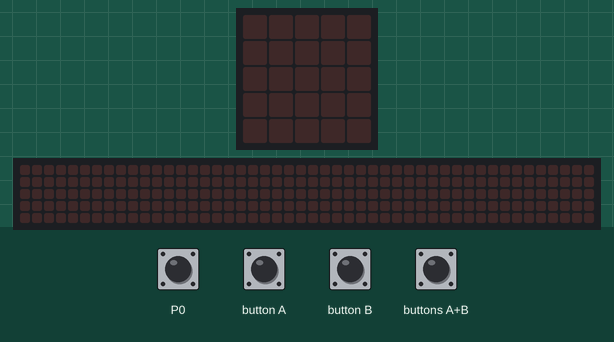
A program run on a simulated BBC micro:bit (MakeCode). Shown: the board's 5×5 LED display, a strip that is not on the board, showing the scrolling text unrolled. Inputs (shaded band) come from the test bench. Random numbers come from a fixed seed; the 48×5 strip is a reading aid, not a part: it shows the text the display is scrolling, unrolled, one strip-width of it at a time.

Above: at 1.2 s.
1.3 s: touch pin P0 pressed for 0.15 s
At 3.6 s:
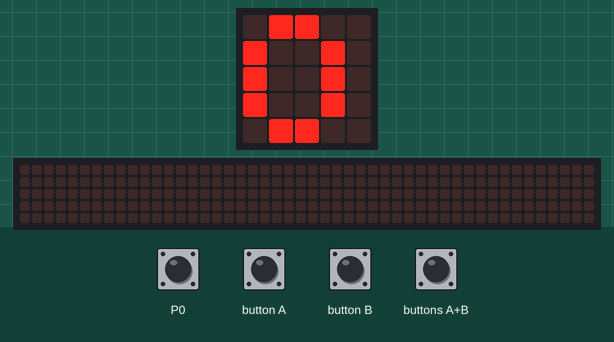
4.4 s: button A pressed for 0.15 s
At 6.12 s:
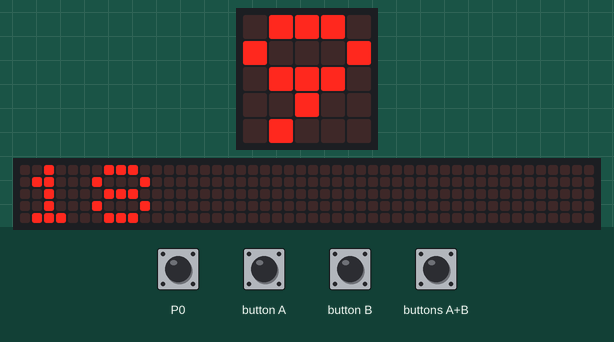
7.5 s: button B pressed for 0.15 s
At 10.1 s:
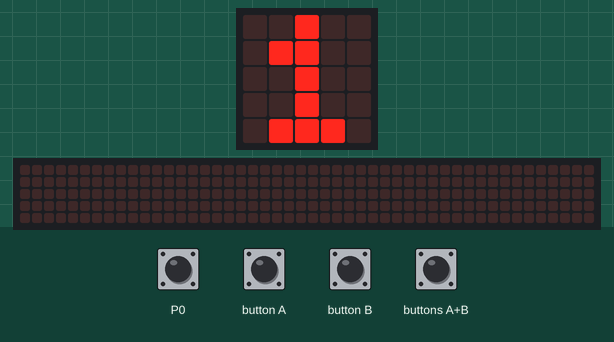
10.6 s: buttons A+B pressed for 0.15 s
At 11.5 s:
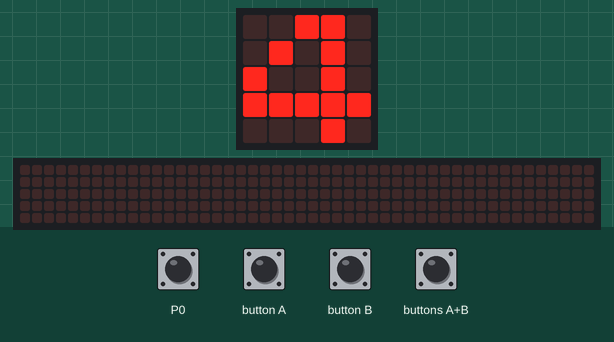
13.7 s: buttons A+B pressed for 1 s
At 16.7 s:
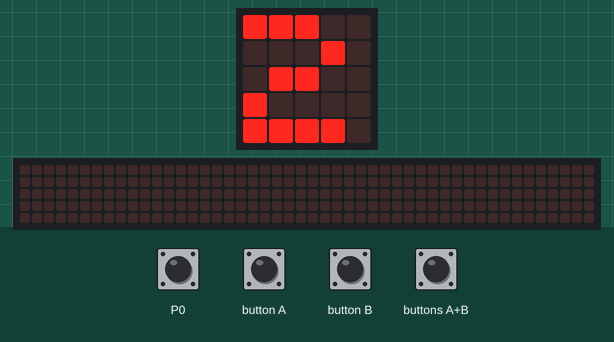
17.7 s: touch pin P0 pressed for 0.15 s
At 19.2 s:
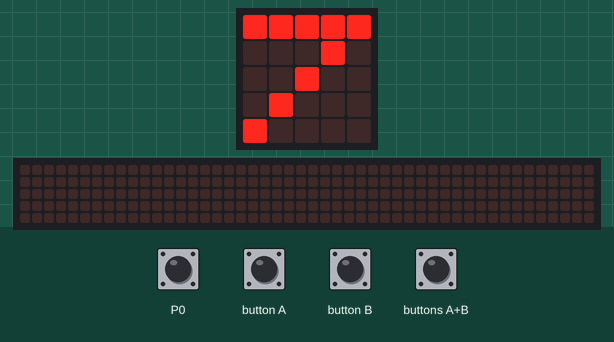
Timing chart, 0 to 20.7 s (numbered marks = the images above; inputs shaded):
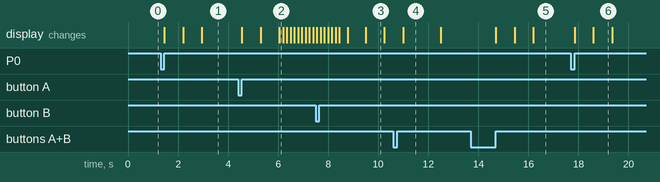

The program:

main.ts
```typescript
let variable_5 = 0
let variable_2 = 0
let variable_1 = 0
let variable_4 = 0
let variable_3 = 0
input.onPinPressed(TouchPin.P0, function () {
    let variable_6 = 0
    variable_5 = 5
    basic.showNumber(0)
    variable_5 = randint(0, 10)
    basic.showNumber(variable_5)
    basic.showNumber(variable_5 * variable_6)
})
input.onButtonPressed(Button.A, function () {
    variable_2 = 2
    basic.showNumber(variable_2)
    variable_1 = randint(0, 10)
    basic.showNumber(variable_1)
    basic.showNumber(variable_2 * variable_1)
})
input.onButtonPressed(Button.AB, function () {
    variable_4 = 4
    basic.showNumber(variable_4)
    variable_4 = randint(0, 10)
    basic.showNumber(variable_4)
    basic.showNumber(variable_4 * variable_5)
})
input.onButtonPressed(Button.B, function () {
    variable_3 = 3
    basic.showNumber(variable_3)
    variable_4 = randint(0, 10)
    basic.showNumber(variable_4)
    basic.showNumber(variable_4 * variable_3)
})
basic.forever(function () {

})
```

test.ts
```typescript
// aquí va el archivo "tests"; esto no se compilará cuando este paquete se utilice como una extensión.
```

Measured:
- after the input at 1.3 s, the display: changes after 0.15 s (image 1)
- after the input at 4.4 s, the display: first changes after 0.15 s (image 2 shows a later state)
- after the input at 10.6 s, the display: changes after 0.40 s (image 4)
- after the input at 13.7 s, the display: first changes after 1.0 s (image 5 shows a later state)
- after the input at 17.7 s, the display: first changes after 0.15 s (image 6 shows a later state)
- what the display in image 3 shows lasts 0.8 s, from 9.5 s to 10.3 s
- what the display in image 4 shows lasts 1.5 s, from 11.0 s to 12.5 s
